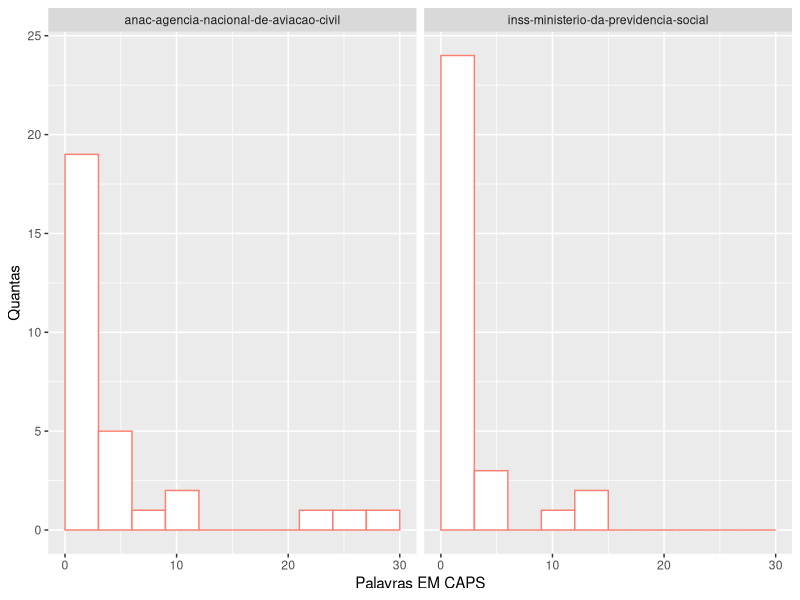

Reproduce this figure in R. (Note: this script raises an error after producing the figure.)
## ---- chunk 1
library(tidyverse)
library(here)
## ---- chunk 2
reclamacoes_raw = read_csv(here("data/1-reclamacoes-selecionadas/20180605-reclamacoes-selecionadas.csv"), 
                          col_types = "cccccii")

reclamacoes = reclamacoes_raw %>% 
    mutate(comprimento = str_length(reclamacao), 
           palavras_caps = str_count(reclamacao, "\\b[A-Z]{3,}\\b"))

glimpse(reclamacoes)

# avaliacoes_raw = read_csv(here("data/2-avaliacao-humana/avaliacao.csv"), 
#                           col_types = "ccd")
# 
# avaliacoes = avaliacoes_raw %>% 
#     select(avaliador = `Sua matrícula`, 
#            id_reclamacao = `Id da reclamação`, 
#            insatisfacao = `Insatisfação`)
# 
# glimpse(avaliacoes)
## ---- chunk 3
reclamacoes %>% 
    ggplot(mapping = aes(x = palavras_caps)) +  
    geom_histogram(binwidth = 3, 
                   boundary = 0, 
                   color = "salmon", 
                   fill = "white") + 
    facet_wrap(~ orgao) + 
    labs(x = "Palavras EM CAPS", 
         y = "Quantas")
## ---- chunk 4
avaliacoes %>% 
    group_by(id_reclamacao) %>% 
    count() %>% 
    ggplot(aes("Reclamações", n)) + 
    geom_jitter(width = .05, alpha = .7) + 
    labs(x = "", 
         y = "Número de avaliadores")
## ---- chunk 5
avaliacoes %>% 
    group_by(id_reclamacao) %>% 
    count() %>%
    ungroup() %>% 
    summarise(media_avaliadores = mean(n), 
              mediana_avaliadores = median(n))
## ---- chunk 6
avaliacoes %>%
    ggplot(aes(x = reorder(id_reclamacao, insatisfacao, fun = median),
               y = insatisfacao)) +
    geom_boxplot(outlier.colour = NA) + 
    geom_jitter(width = .2, alpha = .5, height = 0.05, color = "salmon") + 
    labs(x = "Id da reclamação")
    
## ---- chunk 7
avaliacoes %>% 
    group_by(id_reclamacao) %>% 
    ggplot(aes(reorder(id_reclamacao, insatisfacao,FUN = median), insatisfacao)) + 
    geom_count() + 
    labs(x = "Id da reclamação")
